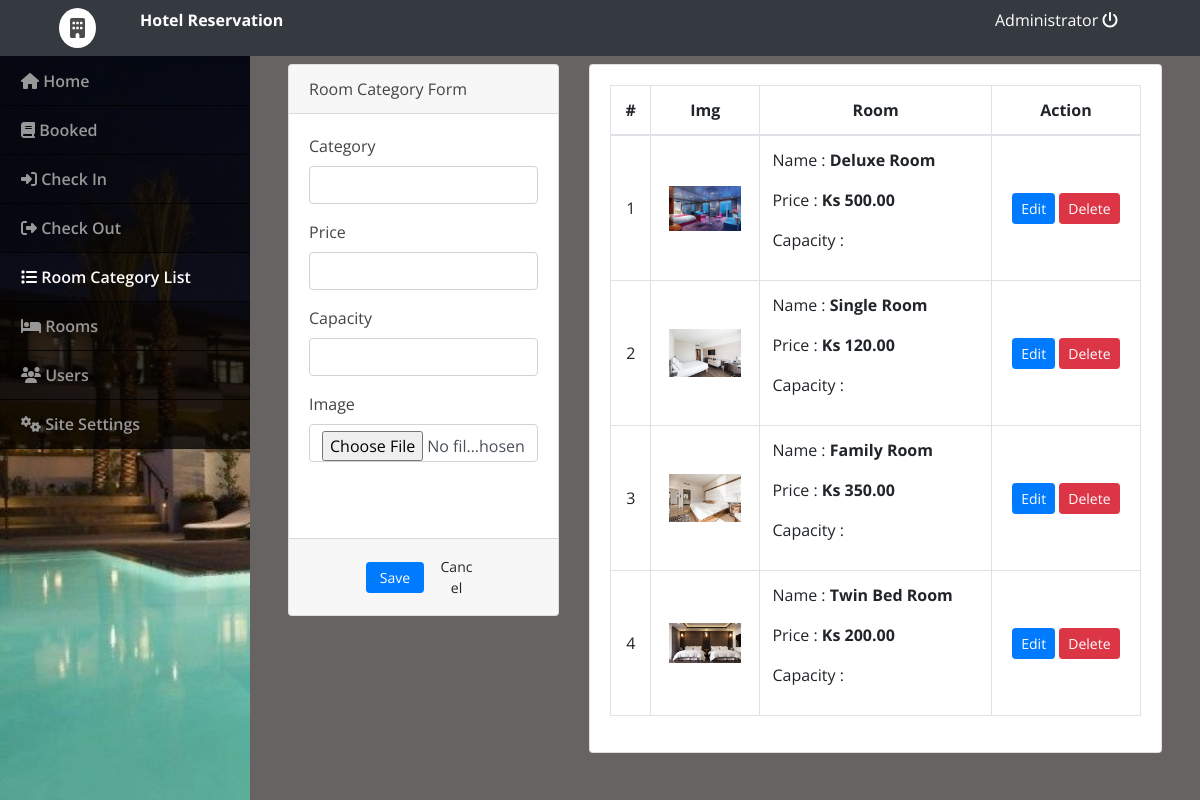
/admin/index.php?page=categories (signed in), run on the app's committed database.
### tables this page shows
CREATE TABLE `room_categories` (
  `id` int(30) NOT NULL,
  `name` text NOT NULL,
  `price` float NOT NULL,
  `cover_img` text NOT NULL
);

### admin/categories.php (the view, shortened to what this page needs)
<?php include('db_connect.php');?>
<div class="container-fluid">
	<div class="col-lg-12">
		<div class="row">
			<div class="col-md-4">
			<form action="" id="manage-category">
				<div class="card">
					<div class="card-header">
						    Room Category Form
				  	</div>
					<div class="card-body">
							<div class="form-group">
								<label class="control-label">Category</label>
								<input type="text" class="form-control" name="name">
							</div>
							<div class="form-group">
								<label class="control-label">Price</label>
								<input type="number" class="form-control text-right" name="price" step="any">
							</div>
							<div class="form-group">
								<label class="control-label">Capacity</label>
								<input type="text" class="form-control text-right" name="capacity">
							</div>
							<div class="form-group">
								<label class="control-label">Image</label>
								<input type="file" class="form-control" name="img" onchange="displayImg(this,$(this))">
							</div>
							<div class="form-group">
							</div>
					</div>
					<div class="card-footer">
						<div class="row">
							<div class="col-md-12">
								<button class="btn btn-sm btn-primary col-sm-3 offset-md-3"> Save</button>
								<button class="btn btn-sm btn-default col-sm-3" type="button" onclick="$('#manage-category').get(0).reset()"> Cancel</button>
							</div>
						</div>
					</div>
				</div>
			</form>
			</div>
			<div class="col-md-8">
				<div class="card">
					<div class="card-body">
						<table class="table table-bordered table-hover">
							<thead>
								<tr>
									<th class="text-center">#</th>
									<th class="text-center">Img</th>
									<th class="text-center">Room</th>
									<th class="text-center">Action</th>
								</tr>
							</thead>
							<tbody>
								<?php
								$i = 1;
								$cats = $conn->query("SELECT * FROM room_categories order by id asc");
								while($row=$cats->fetch_assoc()):
								?>
								<tr>
									<td class="text-center"><?php echo $i++ ?></td>
									<td class="text-center">
										<img src="<?php echo isset($row['cover_img']) ? '../assets/img/'.$row['cover_img'] :'' ?>" alt="" id="cimg">
									</td>
									<td class="">
										<p>Name : <b><?php echo $row['name'] ?></b></p>
										<p>Price : <b><?php echo "Ks ".number_format($row['price'],2) ?></b></p>
										<p>Capacity : <b><?php echo $row['Room_count'] ?></b></p>
									</td>
									<td class="text-center">
										<button class="btn btn-sm btn-primary edit_cat" type="button" data-id="<?php echo $row['id'] ?>" data-name="<?php echo $row['name'] ?>" data-price="<?php echo $row['price'] ?>" data-capacity="<?php echo $row['Room_count'] ?>"data-cover_img="<?php echo $row['cover_img'] ?>">Edit</button>
										<button class="btn btn-sm btn-danger delete_cat" type="button" data-id="<?php echo $row['id'] ?>">Delete</button>
									</td>
								</tr>
								<?php endwhile; ?>
							</tbody>
						</table>
					</div>
				</div>
			</div>
		</div>
	</div>
</div>

### admin/assets/css/style.css (style rules this page uses)
body { font-family: "Open Sans", sans-serif; color: #444444; width: 100%; height: calc(100%); }

### admin/index.php (style rules this page uses)
body { background: #666362; }

### admin/categories.php (style rules this page uses)
img#cimg,.cimg { max-height: 10vh; max-width: 6vw; }
td { vertical-align: middle !important; }

### data on the page
room_categories: cover_img (picture), name "Deluxe Room", price "500.00"
room_categories: cover_img (picture), name "Single Room", price "120.00"
room_categories: cover_img (picture), name "Family Room", price "350.00"
room_categories: cover_img (picture), name "Twin Bed Room", price "200.00"

### other printed values
$_SESSION['setting_hotel_name'] "Hotel Reservation"
$_SESSION['login_name'] "Administrator"
